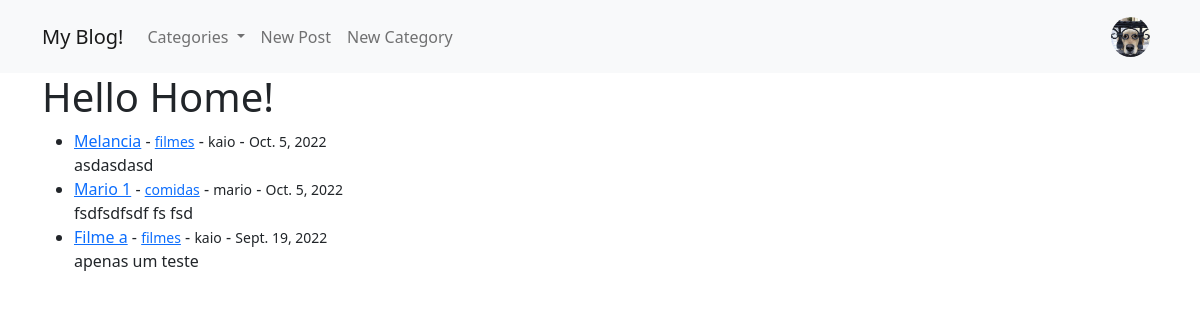
Screenshot of / (signed in) with the database file from the repository.
### apps/theblog/models.py (models this page shows, shortened)
class Profile(models.Model):
  user = models.OneToOneField(User, null=True, on_delete=models.CASCADE)
  bio = models.TextField()
  profile_pic = models.ImageField(blank=True, null=True, upload_to='images/profiles/')
  website_url = models.CharField(max_length=255, blank=True, null=True)
  facebook_url = models.CharField(max_length=255, blank=True, null=True)
  twitter_url = models.CharField(max_length=255, blank=True, null=True)
  instagram_url = models.CharField(max_length=255, blank=True, null=True)
  pinterest_url = models.CharField(max_length=255, blank=True, null=True)
  linkedin_url = models.CharField(max_length=255, blank=True, null=True)

class Post(models.Model):
  title = models.CharField(max_length=255)
  header_image = models.ImageField(blank=True, null=True, upload_to='images/%Y/%m/%d/')
  title_tag = models.CharField(max_length=255, default="Blog Post")
  author = models.ForeignKey(User, on_delete=models.CASCADE, related_name='posts')
  body = RichTextField(blank=True, null=True)
  create = models.DateField(auto_now_add=True)
  category = models.CharField(max_length=255, default='coding')
  snippet = models.CharField(max_length=255)
  likes = models.ManyToManyField(User, blank=True, related_name='blog_posts')

### apps/theblog/views.py (the view)
# urls.py: path('', views.home, name='home'),
def home(request):
  posts_list = Post.objects.all().order_by('-create')
  page = request.GET.get('page', 1)
  paginator = Paginator(posts_list, 5)
  try:
    posts = paginator.page(page)
  except PageNotAnInteger:
    posts = paginator.page(1)
  except EmptyPage:
    posts = paginator.page(paginator.num_pages)
  context = {'posts': posts}
  return render(request, 'theblog/home.html', context)

### apps/theblog/templates/theblog/home.html (shortened to what this page needs)
{% extends 'base.html' %}
{% block content %}
<h1>Hello Home!</h1>
<ul>
  {% for post in posts %}
    <li>
      <a href="{% url 'detail_post' post.id %}">{{post.title}}</a>
      - <small><a href="{% url 'category' post.category %}">{{post.category}}</a></small>
      - <small>{{post.author}}</small>
      - <small>{{post.create}}</small>
    </li>
    {{post.snippet}}
  {% endfor %}
</ul>
{% endblock %}

### static/templates/partials/_navbar.html (shortened to what this page needs)
{% load static %}
<nav class="navbar navbar-expand-lg bg-light">
  <div class="container">
    <a class="navbar-brand" href="{% url 'home' %}">My Blog!</a>
    <div class="collapse navbar-collapse" id="navbarSupportedContent">
      <ul class="navbar-nav me-auto mb-2 mb-lg-0">
        {% if categories %}
          <li class="nav-item dropdown">
            <a class="nav-link dropdown-toggle" href="#" role="button" data-bs-toggle="dropdown" aria-expanded="false">
              Categories
            </a>
          </li>
        {% endif %}
        {% if user.is_authenticated %}
          <li class="nav-item">
            <a class="nav-link" href="{% url 'new_post' %}">New Post</a>
          </li>
          <li class="nav-item">
            <a class="nav-link" href="{% url 'new_category' %}">New Category</a>
          </li>
        {% endif %}
      </ul>
      <ul class="navbar-nav ml-auto">
        {% if user.is_authenticated %}
          <li class="nav-item dropdown">
            <a class="nav-link dropdown user_icon" href="#" role="button" data-bs-toggle="dropdown" aria-expanded="false">
              {% if user.profile.profile_pic %}
                <img src="{{ user.profile.profile_pic.url }}" alt="" width="auto" height="40" class="d-inline-block align-text-top rounded-circle">
              {% else %}
                <img src="{% static 'img/default_avatar2.png' %}" alt="" width="auto" height="40" class="d-inline-block align-text-top rounded-circle">
              {% endif %}
            </a>
          </li>
        {% endif %}
      </ul>
    </div>
  </div>
</nav>

### rows the page displays
Post: title "Melancia", category "filmes", author "kaio", create "Oct. 5, 2022", snippet "asdasdasd"
Post: title "Mario 1", category "comidas", author "mario", create "Oct. 5, 2022", snippet "fsdfsdfsdf fs fsd"
Post: title "Filme a", category "filmes", author "kaio", create "Sept. 19, 2022", snippet "apenas um teste"
